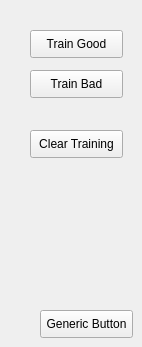
    <widget class="QWidget" name="tab_TrainLabels">
     <attribute name="title">
      <string>Train Labels</string>
     </attribute>
     <widget class="QPushButton" name="pushButton_TrainGood">
      <property name="geometry">
       <rect>
        <x>30</x>
        <y>30</y>
        <width>93</width>
        <height>28</height>
       </rect>
      </property>
      <property name="text">
       <string>Train Good</string>
      </property>
     </widget>
     <widget class="QPushButton" name="pushButton_TrainBad">
      <property name="geometry">
       <rect>
        <x>30</x>
        <y>70</y>
        <width>93</width>
        <height>28</height>
       </rect>
      </property>
      <property name="text">
       <string>Train Bad</string>
      </property>
     </widget>
     <widget class="QPushButton" name="pushButton_GenericButton">
      <property name="geometry">
       <rect>
        <x>40</x>
        <y>310</y>
        <width>93</width>
        <height>28</height>
       </rect>
      </property>
      <property name="text">
       <string>Generic Button</string>
      </property>
     </widget>
     <widget class="QPushButton" name="pushButton_ClearTraining">
      <property name="geometry">
       <rect>
        <x>30</x>
        <y>130</y>
        <width>93</width>
        <height>28</height>
       </rect>
      </property>
      <property name="text">
       <string>Clear Training</string>
      </property>
     </widget>
    </widget>
